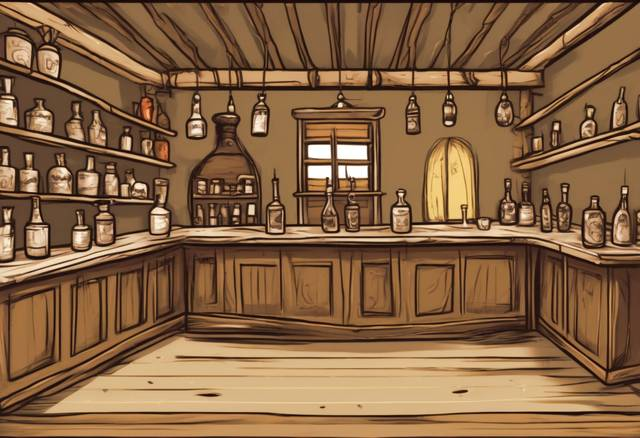
#> input picture src/art/pintado/mg/escena-bar.jpg, 640 x 438 px, given in place of agua-rio__1000.png, which was not available
$ python -i integrar_mg.py   (imports and definitions only)
#> lines starting #> are read from the running program, lines starting #| are printed output that depends on the picture; pictures that were not available may be replaced by others from this repository, and a replacement may not be noted
"""Mete en el juego las ilustraciones de los minijuegos generadas en Kaggle (tools/kaggle/misiones.json).

Uso:
    python3 tools/integrar_mg.py <carpeta del zip descomprimido>

- Escenas -> src/art/pintado/mg/<clave>.jpg (640 px de ancho, JPEG): fondos de los minijuegos.
- Piezas  -> src/art/pintado/mg/<clave>.png (con transparencia, 256 colores): objetos que se mueven.

El modelo las saca casi en sepia (por la lámina de referencia), así que cada una se colorea:
se sube la saturación y se tiñen los tonos medios con el color propio del objeto, sin tocar la
tinta negra ni los brillos. Las piezas que no salieron bien se quedan con su dibujo SVG.
"""
import os
import sys

from PIL import Image, ImageChops, ImageEnhance, ImageFilter, ImageOps

RAIZ = os.path.dirname(os.path.dirname(os.path.abspath(__file__)))
DESTINO = os.path.join(RAIZ, "src", "art", "pintado", "mg")

# clave: (archivo, tinte de los tonos medios o None, fuerza del tinte, saturación, recorte en fracciones o None)
ESCENAS = {
    "escena-bar": ("escena-bar__1000.png", "#c98a4e", 0.35, 1.5, None),
    "escena-barra": ("escena-bar__1037.png", "#c98a4e", 0.35, 1.5, None),
    "escena-caja": ("escena-caja__1037.png", "#c98a4e", 0.3, 1.5, None),
    "escena-canasta": ("escena-canasta__1037.png", "#e0a060", 0.3, 1.7, None),
    "escena-estanco": ("escena-estanco__1037.png", "#c98a4e", 0.3, 1.5, None),
    "escena-estanque": ("escena-estanque__1037.png", "#6fae6a", 0.4, 1.7, None),
    "escena-farmacia": ("escena-farmacia__1037.png", "#5aa58a", 0.35, 1.5, None),
    "escena-fregadero": ("escena-fregadero__1037.png", "#9fb5c0", 0.3, 1.4, None),
    "escena-kebab": ("escena-kebab__1037.png", "#d07a3a", 0.35, 1.5, None),
    "escena-piscina": ("escena-piscina__1037.png", "#3fa6cf", 0.45, 1.7, None),
    "escena-porteria": ("escena-porteria__1037.png", "#6fa84f", 0.35, 1.6, None),
    "escena-rezar": ("escena-rezar__1037.png", "#8a78b0", 0.3, 1.4, None),
    "escena-riada": ("escena-riada__1037.png", "#6f8f7a", 0.3, 1.4, None),
    "escena-tren": ("escena-tren__1037.png", "#c98a4e", 0.3, 1.5, None),
}
PIEZAS = {
    # clave: (archivo en sprites/ o candidatas/, tinte, fuerza, saturación, recorte, lado máximo)
    "pieza-balon-basket": ("pieza-balon-basket__1037.png", "#e0782e", 0.6, 1.8, None, 160),
    "pieza-balon-futbol": ("pieza-balon-futbol__1037.png", None, 0, 1.0, None, 140),
    "pieza-botella-cola": ("pieza-botella-cola__1037.png", "#5a2a14", 0.35, 1.6, None, 300),
    "pieza-botella-ron": ("pieza-botella-ron__1037.png", "#d08a2e", 0.55, 1.6, None, 300),
    "pieza-caca": ("pieza-caca__1037.png", "#7a4a22", 0.55, 1.6, None, 140),
    "pieza-cubata": ("pieza-cubata__1037.png", "#7a3a1a", 0.45, 1.7, None, 260),
    "pieza-cuchillo": ("pieza-cuchillo__1037.png", "#b8c4cc", 0.2, 1.2, None, 300),
    "pieza-hielo": ("pieza-hielo__1037.png", "#bfe6f2", 0.5, 1.3, (0.33, 0.31, 0.73, 0.77), 90),
    "pieza-pez": ("pieza-pez__1037.png", "#f08a24", 0.7, 2.0, None, 150),
    "pieza-plato": ("pieza-plato__1037.png", "#d9c9a6", 0.25, 1.3, None, 420),
    "pieza-portero": ("pieza-portero__1037.png", "#e2a33a", 0.45, 1.7, None, 260),
    "pieza-saco": ("pieza-saco__1037.png", "#b89a62", 0.5, 1.5, None, 160),
    "pieza-tarjeta": ("pieza-tarjeta__1037.png", "#e2a33a", 0.5, 1.6, None, 220),
    "pieza-vaso": ("pieza-vaso__1037.png", "#cfe6ee", 0.25, 1.2, None, 300),
    "pieza-vela": ("pieza-vela__1037.png", "#efe0b8", 0.35, 1.3, None, 220),
}
# piezas que se toman del dibujo con fondo (rembg recortó mal): rectángulo exacto
CON_FONDO = {"pieza-tarjeta"}


def tenir(im, color, fuerza, saturacion):
    """Tiñe los tonos medios con `color` (la tinta oscura y los brillos se quedan) y sube la saturación."""
    alfa = im.getchannel("A") if im.mode == "RGBA" else None
    rgb = im.convert("RGB")
    if color and fuerza > 0:
        gris = ImageOps.grayscale(rgb)
        # máscara: 0 en negros y blancos, máxima en los medios
        medio = gris.point(lambda v: int(255 * max(0.0, 1 - abs(v - 140) / 115) * fuerza))
        tinte = ImageOps.colorize(gris, black="#1a120c", mid=color, white="#fbf4e4")
        rgb = Image.composite(tinte, rgb, medio)
    rgb = ImageEnhance.Color(rgb).enhance(saturacion)
    rgb = ImageEnhance.Contrast(rgb).enhance(1.08)
    if alfa is not None:
        rgb.putalpha(alfa)
    return rgb


# [5 lines left out: function recortar, not called in this run]


# Tercera tanda (tools/kaggle/tanda3.json): texturas y vegetación del mapa, en src/art/pintado/<clave>.png.
# Las texturas del mapa se suavizan (poco detalle: se repiten mucho y se ven pequeñas).
MAPA_TEXTURAS = {  # clave: (archivo, tinte, fuerza, saturación, contraste, lado)
    "suelo-agua": ("agua-rio__1000.png", "#3f8aa8", 0.8, 1.3, 0.7, 256),
    "suelo-agua-piscina": ("agua-piscina__1037.png", "#38b6dc", 0.85, 1.4, 0.65, 256),
    "suelo-arriate": ("arriate__1037.png", "#4f8a3a", 0.22, 1.9, 1.0, 192),
}
MAPA_SPRITES = {  # clave: (archivo en sprites/, tinte, fuerza, saturación, (w, h, escala, oy))
    "olivo-campo": ("olivo-campo__1037.png", "#7d8f4a", 0.45, 1.5, (80, 84, 1.5, 0.95)),
    "pino": ("pino__1000.png", "#4f7a3a", 0.55, 1.6, (86, 96, 1.5, 0.95)),
    "piedras": ("piedras__1037.png", "#9a948a", 0.25, 1.2, (30, 20, 1.5, 0.9)),
}
TANDA3_PIEZAS = {  # minijuegos: (archivo, tinte, fuerza, saturación, recorte, lado)
    "pieza-cabeza": ("pieza-cabeza__1000.png", "#e8e2d2", 0.4, 1.0, (0.2, 0.12, 0.8, 0.62), 160),
    "pieza-moneda": ("pieza-moneda__1000.png", "#e0b84a", 0.6, 1.6, None, 140),
    "pieza-carne-kebab": ("pieza-carne-kebab__1000.png", "#a0582c", 0.6, 1.6, None, 300),
}


def mapa(carpeta):
#> called with carpeta = '../src/art/pintado/mg/escena-bar.jpg'
    destino = os.path.dirname(DESTINO)
    for clave, (nombre, color, fuerza, sat, contraste, lado) in MAPA_TEXTURAS.items():
        im = Image.open(os.path.join(carpeta, "candidatas", nombre)).convert("RGB")
#> im is the input picture: PIL image 640x438 RGB; mean R, G, B 134.4, 99.3, 66.9
        im = im.filter(ImageFilter.GaussianBlur(1.5))
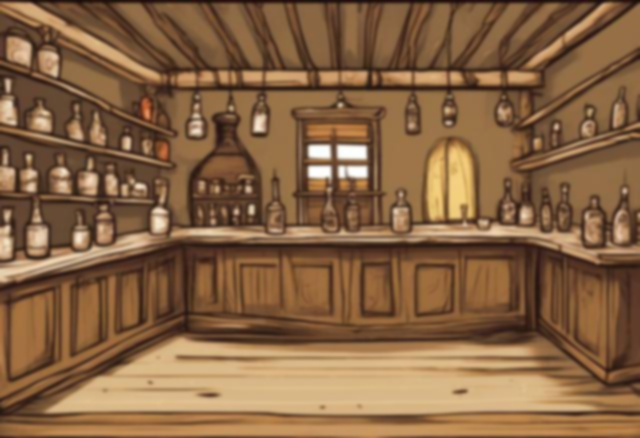
#> im: PIL image 640x438 RGB; mean R, G, B 134.4, 99.3, 66.9
        im = ImageEnhance.Contrast(tenir(im, color, fuerza, sat)).enhance(contraste)
#> in tenir, `gris = ImageOps.grayscale(rgb)`:
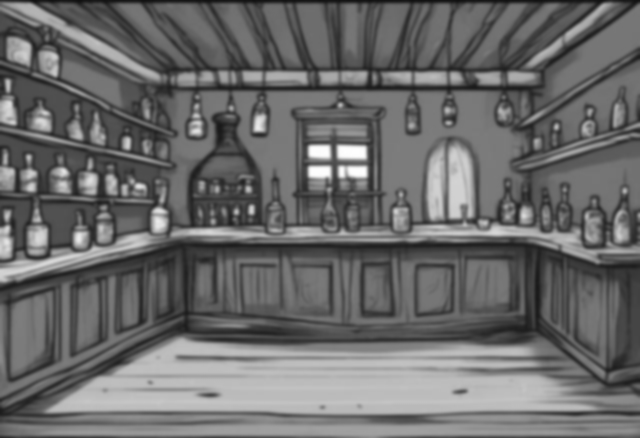
#> gris: PIL image 640x438 L; min 16, max 255, mean 106.1
#> in tenir, `medio = gris.point(lambda v: int(255 * max(0.0, 1 - abs(v - 140) / 115..`:
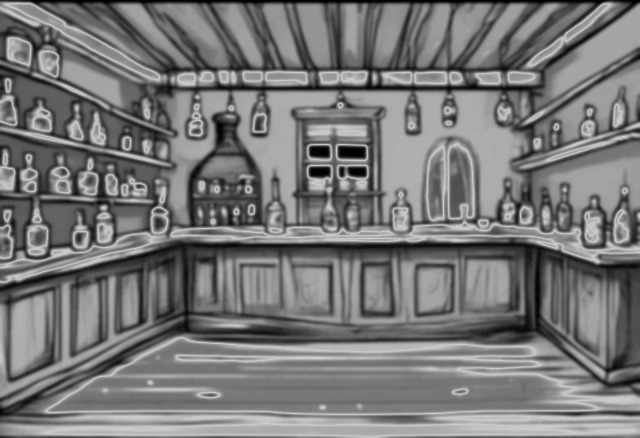
#> medio: PIL image 640x438 L; min 0, max 204, mean 119.3
#> in tenir, `tinte = ImageOps.colorize(gris, black="#1a120c", mid=color, white="#fb..`:
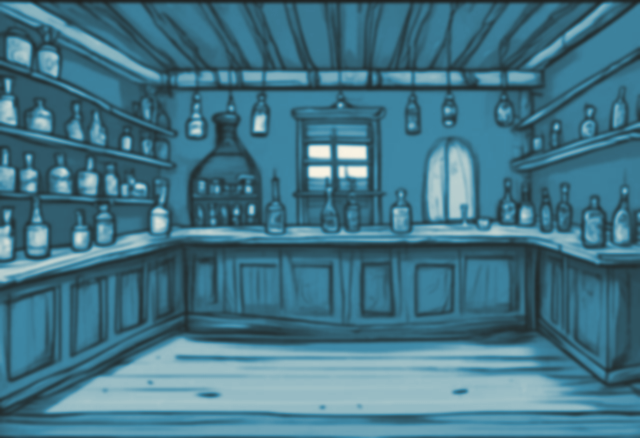
#> tinte: PIL image 640x438 RGB; mean R, G, B 67.7, 116.6, 134.6
#> in tenir, `rgb = Image.composite(tinte, rgb, medio)`:
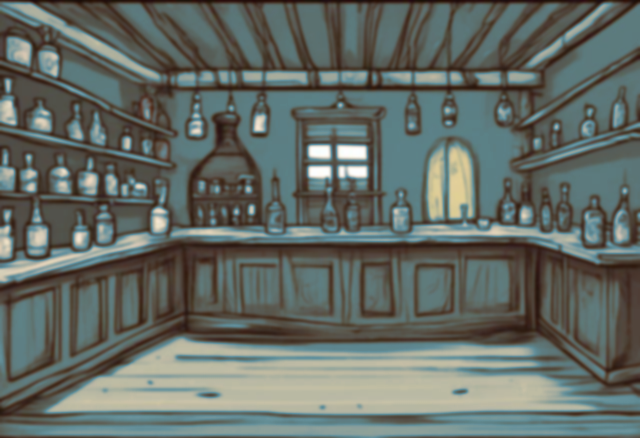
#> rgb: PIL image 640x438 RGB; mean R, G, B 99.5, 107.2, 101.1
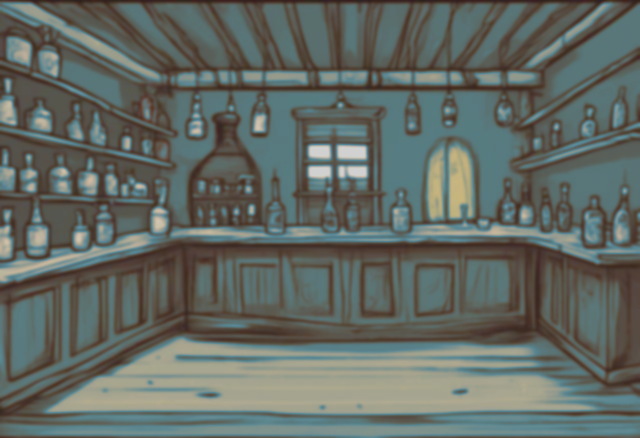
#> im: PIL image 640x438 RGB; mean R, G, B 98.1, 105.7, 99.7
        im = im.resize((lado, lado), Image.LANCZOS)
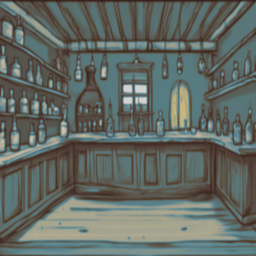
#> im: PIL image 256x256 RGB; mean R, G, B 98.1, 105.7, 99.7
        ruta = os.path.join(destino, f"{clave}.png")
        im.quantize(256, method=Image.Quantize.MEDIANCUT, dither=Image.Dither.NONE).save(ruta, optimize=True)
        print(f"{clave:22s} {im.size} {os.path.getsize(ruta) // 1024} KB")
#| suelo-agua             (256, 256) 51 KB
#> pass 2 of the loop in mapa, `for clave, (nombre, color, fuerza, sat, contraste, lado) in MAPA_TEXTU..`:
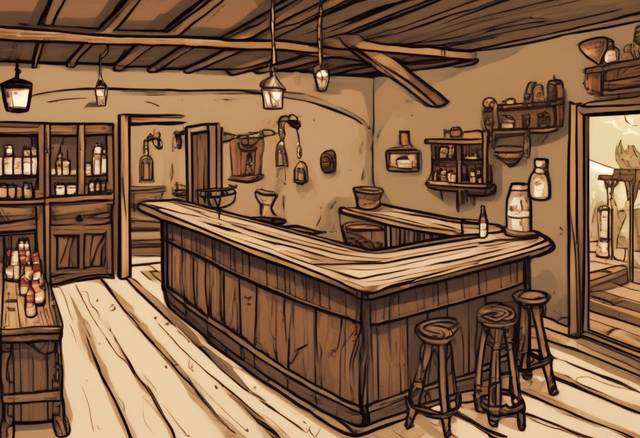
#> input picture src/art/pintado/mg/escena-barra.jpg, 640 x 438 px, given in place of agua-piscina__1037.png, which was not available
#> in mapa, im is the input picture: PIL image 640x438 RGB; mean R, G, B 129.1, 95.5, 69.1
#> in tenir (call 2), `rgb = ImageEnhance.Color(rgb).enhance(saturacion)`:
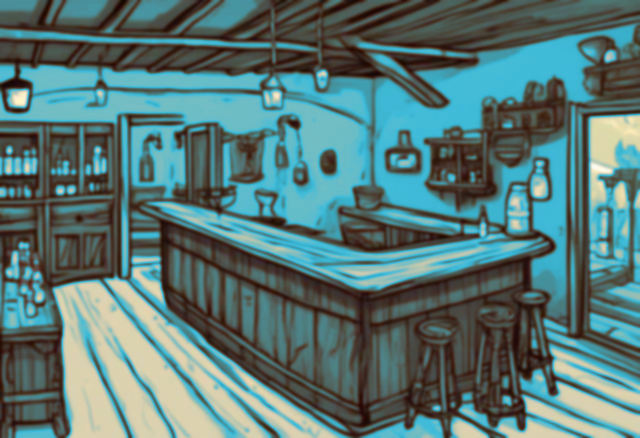
#> rgb: PIL image 640x438 RGB; mean R, G, B 87.6, 119.7, 118.2
#> in mapa, `im = im.resize((lado, lado), Image.LANCZOS)`:
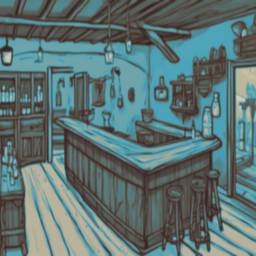
#> im: PIL image 256x256 RGB; mean R, G, B 93.1, 115.6, 114.6
#| suelo-agua-piscina     (256, 256) 56 KB
    for clave, (nombre, color, fuerza, sat, (w, h, k, oy)) in MAPA_SPRITES.items():
#> (the run stopped early here; a loop or call above may not have finished)
